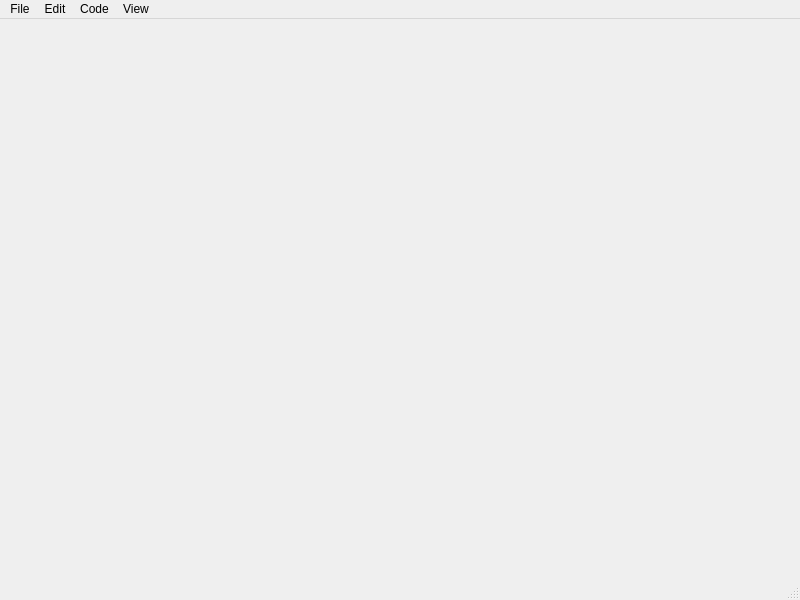
<?xml version="1.0" encoding="UTF-8"?>
<ui version="4.0">
 <class>MainWindow</class>
 <widget class="QMainWindow" name="MainWindow">
  <property name="geometry">
   <rect>
    <x>0</x>
    <y>0</y>
    <width>800</width>
    <height>600</height>
   </rect>
  </property>
  <property name="windowTitle">
   <string>SQM</string>
  </property>
  <widget class="QWidget" name="centralwidget"/>
  <widget class="QMenuBar" name="menubar">
   <property name="geometry">
    <rect>
     <x>0</x>
     <y>0</y>
     <width>800</width>
     <height>24</height>
    </rect>
   </property>
   <widget class="QMenu" name="menuFile">
    <property name="title">
     <string>File</string>
    </property>
    <addaction name="actionNew_File"/>
    <addaction name="actionOpen_Folder"/>
    <addaction name="actionSave"/>
   </widget>
   <widget class="QMenu" name="menuEdit">
    <property name="title">
     <string>Edit</string>
    </property>
   </widget>
   <widget class="QMenu" name="menuCode">
    <property name="title">
     <string>Code</string>
    </property>
    <addaction name="actionRun"/>
   </widget>
   <widget class="QMenu" name="menuView">
    <property name="title">
     <string>View</string>
    </property>
    <addaction name="actionShow_Console"/>
    <addaction name="actionHide_Console"/>
    <addaction name="actionClear_Console"/>
    <addaction name="separator"/>
    <addaction name="actionShow_Explorer"/>
    <addaction name="actionHide_Explorer"/>
    <addaction name="separator"/>
    <addaction name="actionShow_Results"/>
    <addaction name="actionHide_Results"/>
    <addaction name="separator"/>
    <addaction name="actionHide_Console_Results"/>
   </widget>
   <addaction name="menuFile"/>
   <addaction name="menuEdit"/>
   <addaction name="menuCode"/>
   <addaction name="menuView"/>
  </widget>
  <widget class="QStatusBar" name="statusbar"/>
  <action name="actionRun">
   <property name="text">
    <string>Run</string>
   </property>
   <property name="shortcut">
    <string>Ctrl+R</string>
   </property>
  </action>
  <action name="actionNew_File">
   <property name="text">
    <string>New File</string>
   </property>
   <property name="shortcut">
    <string>Ctrl+N</string>
   </property>
  </action>
  <action name="actionOpen_Folder">
   <property name="text">
    <string>Open Folder</string>
   </property>
   <property name="shortcut">
    <string>Ctrl+O</string>
   </property>
  </action>
  <action name="actionSave">
   <property name="text">
    <string>Save</string>
   </property>
   <property name="shortcut">
    <string>Ctrl+S</string>
   </property>
  </action>
  <action name="actionShow_Console">
   <property name="text">
    <string>Show Console</string>
   </property>
  </action>
  <action name="actionHide_Console">
   <property name="text">
    <string>Hide Console</string>
   </property>
  </action>
  <action name="actionClear_Console">
   <property name="text">
    <string>Clear Console</string>
   </property>
  </action>
  <action name="actionShow_Explorer">
   <property name="text">
    <string>Show Explorer</string>
   </property>
  </action>
  <action name="actionHide_Explorer">
   <property name="text">
    <string>Hide Explorer</string>
   </property>
  </action>
  <action name="actionShow_Results">
   <property name="text">
    <string>Show Results</string>
   </property>
  </action>
  <action name="actionHide_Results">
   <property name="text">
    <string>Hide Results</string>
   </property>
  </action>
  <action name="actionHide_Console_Results">
   <property name="text">
    <string>Hide Console/Results</string>
   </property>
  </action>
 </widget>
 <resources/>
 <connections/>
</ui>
